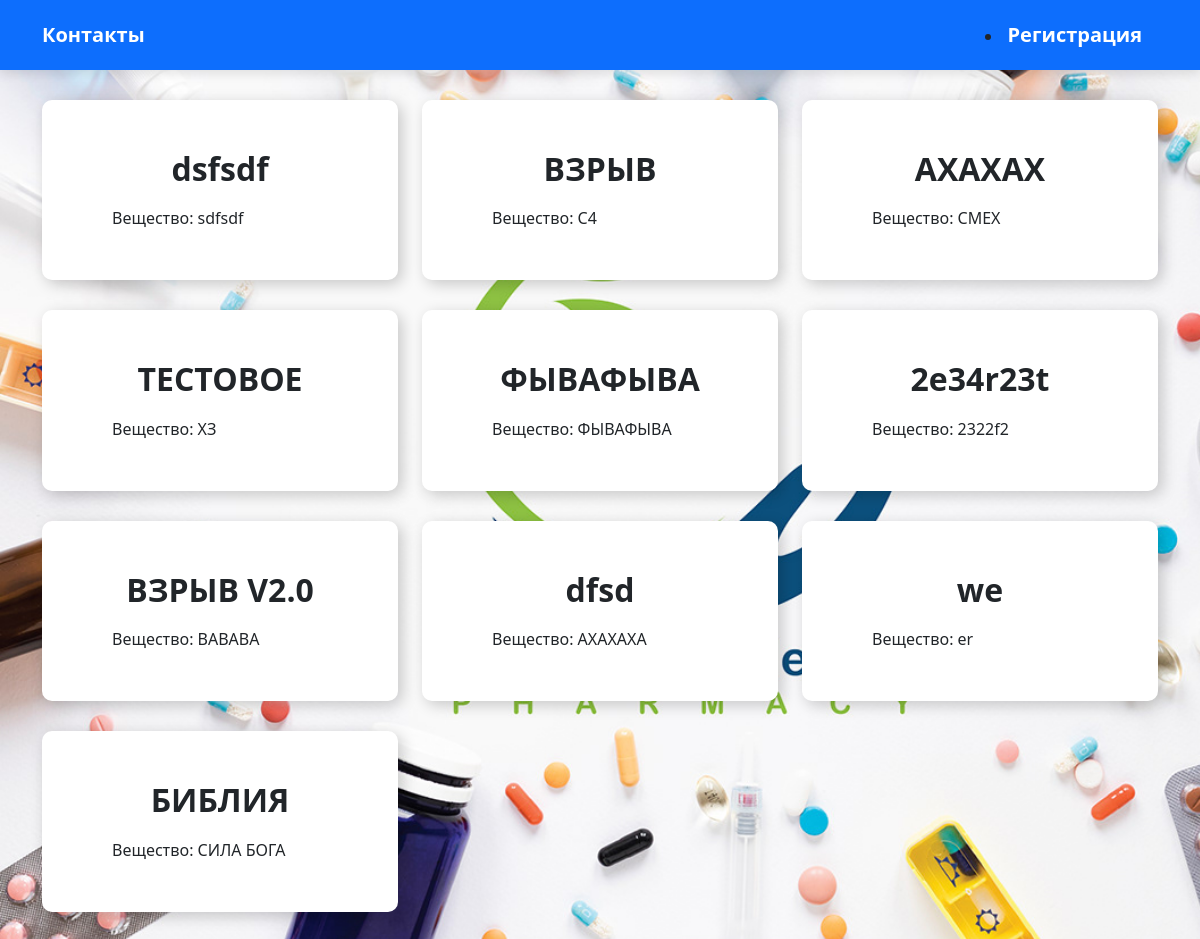
The page /index.html on the database its author committed.
### app1/models.py (models this page shows)
class Farma(models.Model):
    name = models.CharField(max_length=50)
    agent = models.CharField(max_length=50)
    form = models.CharField(max_length=10)
    action = models.CharField(max_length=500)
    need = models.CharField(max_length=500)
    non = models.CharField(max_length=500)
    subAction = models.CharField(max_length=500)

### app1/views.py (the view)
# urls.py: path('index.html', index),
def index(request):
    farma = Farma.objects.all()
    return render(request, "html/index.html", {"farma": farma})

### app1/templates/html/index.html (shortened to what this page needs)
<!DOCTYPE html>
{% load static %}
<html lang="ru">
<head>
	<link rel="stylesheet" href="/static/styles/bootstrap-reboot.min.css">
	<link rel="stylesheet" href="/static/styles/bootstrap-grid.min.css">
	<link rel="stylesheet" href="/static/styles/styles.css">
    <link href="https://cdn.jsdelivr.net/npm/bootstrap@5.3.2/dist/css/bootstrap.min.css" rel="stylesheet">
</head>
<body>
    <nav class="navbar navbar-expand-lg navbar navbar-dark bg-primary">
		<div class="container">
            <a href="index_info.html" class="navbar-brand">Контакты</a>
          {% if request.user.is_authenticated %}
				    <li><a class="navbar-brand">{{ user.get_username }} </a>|<a class="navbar-brand" href="/logout">Выйти</a></li>
				{% else %}
				     <li><a href="index_register.html" class="navbar-brand">Регистрация</a></li>
				{% endif %}
		</div>
	</nav>
	<div class="container">
		<div class="row">
		 {% for prep in farma %}
			<div class="col-md-4">
				<div class="new" style="max-width:800px;
  padding:50px 70px;
  border-radius:10px;
  box-shadow:4px 4px 15px rgba(0, 0, 0, 0.2);
  background-color:#fff;">
					<div class="info" style="text-align: center">
						<h3>{{ prep.name }}</h3>
						<div class="info-description">
							<span class="description">Вещество: {{ prep.agent }}</span>
						</div>
					</div>
				</div>
			</div>
			{% endfor %}
		</div>
	</div>
</body>
</html>

### static/styles/styles.css (style rules this page uses)
body { position: relative; font-family: 'Noto Sans', sans-serif; font-size: 16px; line-height: 1.4; color: #000; min-width: 320px; overflow-x: hidden; height: auto; }
.navbar { width: 100%; height: 70px; box-shadow: 0 4px 10px rgba(0, 0, 0, .1); margin-bottom: 30px; }
.navbar .container { height: inherit; display: flex; justify-content: space-between; align-items: center; }
.navbar-brand { font-weight: 700; font-size: 26px; text-decoration: none; color: #000; transition: all .1s ease-in-out; }
.new { margin-bottom: 30px; }
.info { width: inherit; }
.info h3 { font-size: 32px; font-weight: 700; margin-bottom: 0; }
.info-description { width: inherit; display: flex; justify-content: space-between; margin-top: 10px; }
.description { display: flex; justify-content: space-between; margin-top: 8px; text-align: justify; }

### app1/templates/html/index.html (style rules this page uses)
body { background-image: url('static/data/log.jpg'); background-repeat: no-repeat; background-attachment: fixed; background-size: cover; }

### rows shown on the page
Farma: name "dsfsdf", agent "sdfsdf"
Farma: name "ВЗРЫВ", agent "С4"
Farma: name "АХАХАХ", agent "СМЕХ"
Farma: name "ТЕСТОВОЕ", agent "ХЗ"
Farma: name "ФЫВАФЫВА", agent "ФЫВАФЫВА"
Farma: name "2e34r23t", agent "2322f2"
Farma: name "ВЗРЫВ V2.0", agent "ВАВАВА"
Farma: name "dfsd", agent "АХАХАХА"
Farma: name "we", agent "er"
Farma: name "БИБЛИЯ", agent "СИЛА БОГА"
